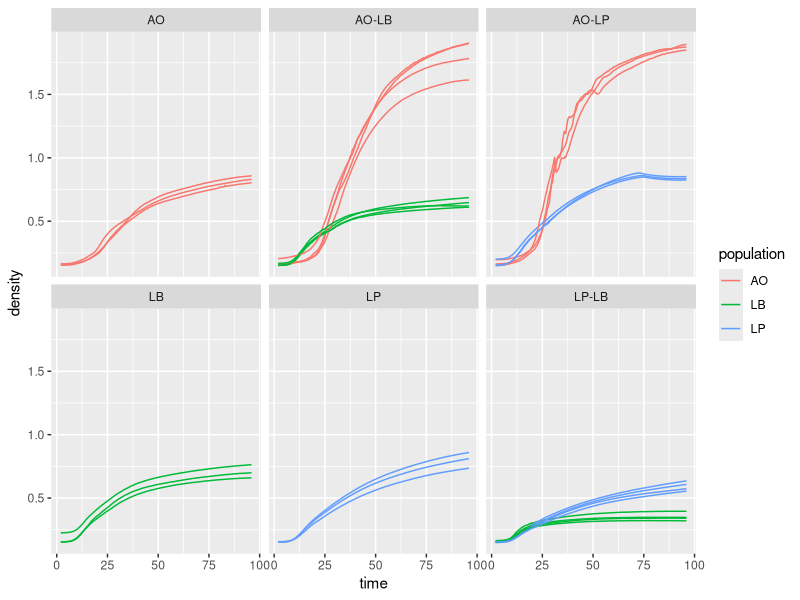

Here is the R script that generated this plot: (Note: this script raises an error after producing the figure.)
library(readxl)
library(tidyverse)

get_tb <- function(colnum, pop, community){
  density <- rowSums(dt[,colnum + 1])
  return(tibble(time = dt$Time, population = pop, value = density, community = community))
}

get_tb_all = function(colnum, pop, comm){
  densities = dt[,colnum+1]
  select_dt = tibble(time = dt$Time, population = pop, community = comm)
  select_dt = cbind(select_dt, densities)
  
  return(select_dt %>% pivot_longer(-c(time, population, community),
                                    values_to = "density",
                                    names_to = "replicate"))
}
# AO ismember(ind,[1,11,21,31,41,51,13,33,53,7,17,37,47,57,38,48,58])
# LP ismember(ind,[12,32,52,5,15,25,35,45,55,27,8,9,19,29,10,20,30])
# LB ismember(ind,[4,14,24,34,44,54,16,36,56,18,28,39,49,59,40,50,60])

dt <- read_xlsx("Figure 3 -- DM Gut Microbiome CoC.xlsx", range = "B27:BK412")
dt$Time <- seq(0,96,by=0.25)
dt <- dt %>% select(-`T° 600`)
parsed <- tibble()

parsed <- get_tb_all(c(11,31,51), "AO", "AO-LP") # removed 7 because it is very different
parsed <- rbind(parsed, get_tb_all(c(12,32,52), "LP", "AO-LP") ) #removed 8 because its paired with 7

parsed <- rbind(parsed, get_tb_all(c(13,33,53,17), "AO", "AO-LB") )
parsed <- rbind(parsed, get_tb_all(c(14,34,54,18), "LB", "AO-LB") )

parsed <- rbind(parsed, get_tb_all(c(15,35,55,27), "LP", "LP-LB") )
parsed <- rbind(parsed, get_tb_all(c(16,36,56,28), "LB", "LP-LB") )

parsed <- rbind(parsed, get_tb_all(c(1,21,41), "AO", "AO") )
parsed <- rbind(parsed, get_tb_all(c(5,25,45), "LP", "LP") )
parsed <- rbind(parsed, get_tb_all(c(4,24,44), "LB", "LB") )

parsed <- parsed %>% 
mutate(pair = case_when(
  replicate %in% c("B1", "B2") ~ "Rep1",
  replicate %in% c("D1", "D2") ~ "Rep2",
  replicate %in% c("F1", "F2") ~ "Rep3",
  replicate %in% c("B3", "B4") ~ "Rep4",
  replicate %in% c("D3", "D4") ~ "Rep5",
  replicate %in% c("F3", "F4") ~ "Rep6",
  replicate %in% c("B5", "B6") ~ "Rep7",
  replicate %in% c("D5", "D6") ~ "Rep8",
  replicate %in% c("F5", "F6") ~ "Rep9",
  replicate %in% c("B7", "B8") ~ "Rep10",
  replicate %in% c("C7", "C8") ~ "Rep11",
  replicate %in% c("A1", "A5") ~ "Rep12",
  replicate %in% c("C1", "C5") ~ "Rep13",
  replicate %in% c("E1", "E5") ~ "Rep14",
  replicate %in% c("A4", "A5") ~ "Rep15",
  replicate %in% c("C4", "C5") ~ "Rep16",
  replicate %in% c("E4", "E5") ~ "Rep17",
  TRUE ~ "Unpaired"
)) %>% 
  select(-replicate)


# rarefy the data
timepoints <- c(seq(2, 96, by = 0.25))
parsed <- parsed %>% filter(time %in% timepoints)


#plot
ggplot(parsed, 
       aes(x = time,
           y = density,
           color = population))+
  geom_line(aes(group = interaction(population, pair)))+
  facet_wrap(~community)

parsed_aolb = parsed %>% filter(community == "AO-LB",
                                pair == "Rep4") %>% 
  pivot_wider(names_from = population,
              values_from = density)

species = c("AO", "LB", "LP")
for (cm in sort(unique(parsed$community))) {
  p1 <- parsed %>% filter(community == cm)
  
  for (rp in unique(p1$pair)) {
    p2 <- p1 %>% filter(pair == rp) %>%
      pivot_wider(names_from = population, values_from = density) %>%
      select(-c(community, pair))
    
    # Ensure all species are present as columns in the correct order
    for (sp in species) {
      if (!(sp %in% colnames(p2))) {
        p2[[sp]] <- 0  # Add missing species with zero values
      }
    }
    
    # Reorder columns to match the species vector
    p2 <- p2 %>% select(c(time, all_of(species)))
    
    # Write the dataframe to a CSV file
    write_csv(p2, file = paste0("../../data/jo/", cm, "_", rp, ".csv"))
  }
}